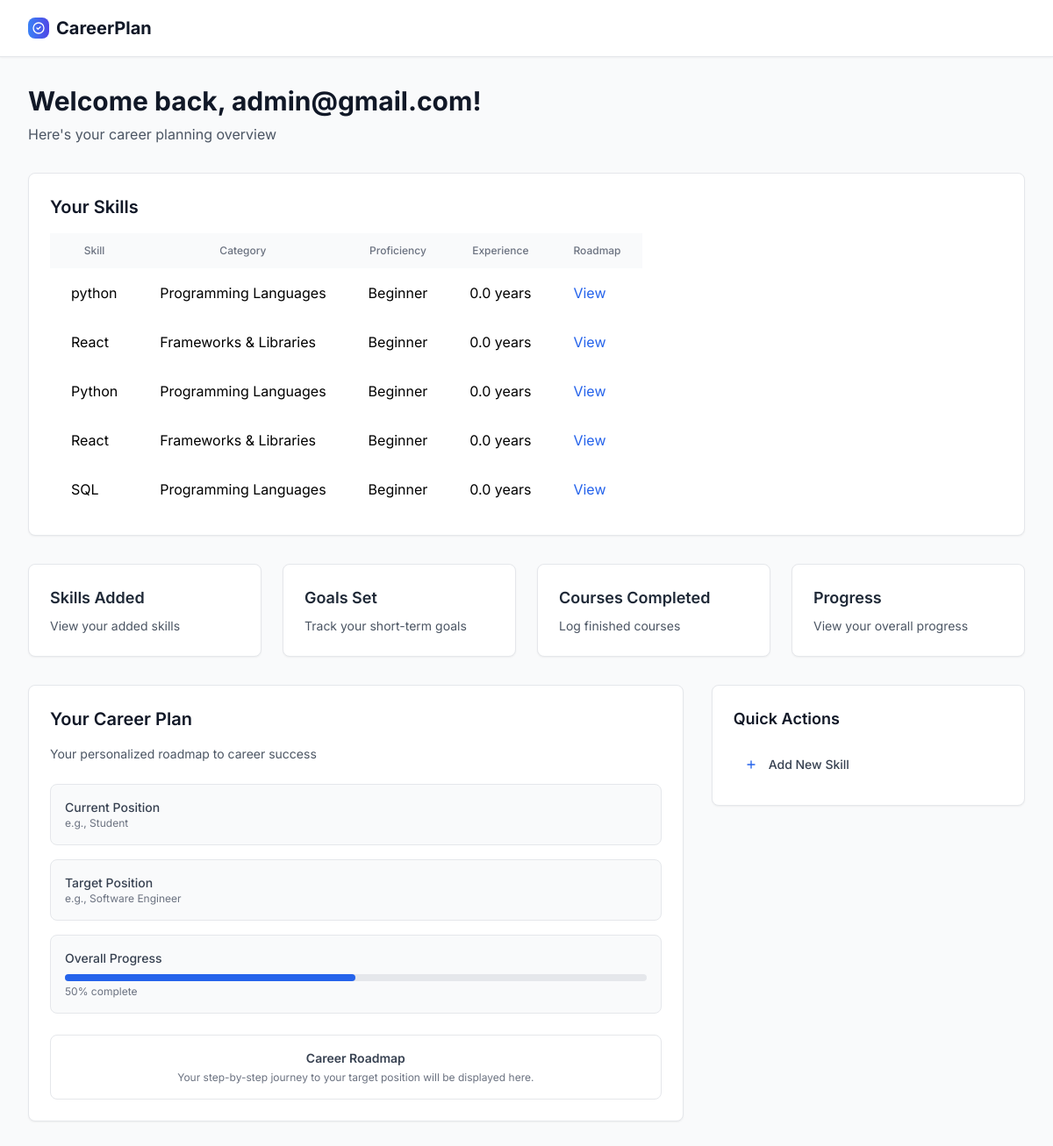
/dashboard/ (signed in), run on the app's committed database.
### career/models.py (models this page shows, shortened)
class Skill(models.Model):
    CATEGORY_CHOICES = [
        ('programming', 'Programming Languages'),
        ('frameworks', 'Frameworks & Libraries'),
        ('databases', 'Databases'),
        ('cloud', 'Cloud & DevOps'),
        ('design', 'Design & UI/UX'),
        ('soft-skills', 'Soft Skills'),
        ('project-management', 'Project Management'),
        ('data-science', 'Data Science & Analytics'),
        ('other', 'Other'),
    ]
    PROFICIENCY_LEVELS = [
        ('beginner', 'Beginner'),
        ('intermediate', 'Intermediate'),
        ('advanced', 'Advanced'),
        ('expert', 'Expert'),
        ('master', 'Master'),
    ]
    user = models.ForeignKey(User, on_delete=models.CASCADE)
    skill_name = models.CharField(max_length=100)
    category = models.CharField(max_length=50, choices=CATEGORY_CHOICES)
    proficiency = models.CharField(max_length=20, choices=PROFICIENCY_LEVELS)
    experience = models.DecimalField(max_digits=4, decimal_places=1, null=True, blank=True)
    description = models.TextField(blank=True, null=True)
    certifications = models.CharField(max_length=255, blank=True, null=True)
    currently_learning = models.BooleanField(default=False)

### career/views.py (the view)
# urls.py: path('dashboard/', views.dashboard_view, name='dashboard'),
@login_required
def dashboard_view(request):
    user = request.user
    user_skills = Skill.objects.filter(user=user)
    goals = Goal.objects.filter(user=user)
    completed_courses = Course.objects.filter(user=user)
    context = {
        'skills': user_skills,
        'goals': goals,
        'courses': completed_courses,
    }
    return render(request, 'career/dashboard.html', context)

### templates/career/dashboard.html (shortened to what this page needs)
{% load static %}
<!DOCTYPE html>
<html lang="en">
<head>
    <link href="{% static 'css/output.css' %}" rel="stylesheet">
</head>
<body class="bg-gray-50">
    <nav class="bg-white shadow-sm border-b border-gray-200">
        <div class="max-w-7xl mx-auto px-4 sm:px-6 lg:px-8">
            <div class="flex justify-between h-16">
                <div class="flex items-center">
                    <div class="flex-shrink-0 flex items-center">
                        <div class="w-6 h-6 bg-gradient-to-r from-blue-500 to-indigo-600 rounded-lg flex items-center justify-center">
                            <svg class="w-4 h-4 text-white" fill="none" stroke="currentColor" viewBox="0 0 24 24">
                                <path stroke-linecap="round" stroke-linejoin="round" stroke-width="2" d="M9 12l2 2 4-4m6 2a9 9 0 11-18 0 9 9 0 0118 0z" />
                            </svg>
                        </div>
                        <span class="ml-2 text-xl font-bold text-gray-900">CareerPlan</span>
                    </div>
                </div>
            </div>
        </div>
    </nav>
    <div class="max-w-7xl mx-auto px-4 sm:px-6 lg:px-8 py-8">
        <div class="mb-8">
            <h1 class="text-3xl font-bold text-gray-900">Welcome back, {{ user.username|default:"User" }}!</h1>
            <p class="text-gray-600 mt-2">Here's your career planning overview</p>
        </div>
        <div class="bg-white rounded-lg shadow-sm border border-gray-200 p-6 mb-8">
            <h2 class="text-xl font-semibold text-gray-900 mb-4">Your Skills</h2>
            {% if skills %}
            <div class="overflow-x-auto">
                <table class="min-w-full divide-y divide-gray-200">
                    <thead class="bg-gray-50">
                        <tr>
                            <th class="px-6 py-3 text-left text-xs font-medium text-gray-500 uppercase">Skill</th>
                            <th class="px-6 py-3 text-left text-xs font-medium text-gray-500 uppercase">Category</th>
                            <th class="px-6 py-3 text-left text-xs font-medium text-gray-500 uppercase">Proficiency</th>
                            <th class="px-6 py-3 text-left text-xs font-medium text-gray-500 uppercase">Experience</th>
                            <th class="px-6 py-3 text-left text-xs font-medium text-gray-500 uppercase">Roadmap</th>
                        </tr>
                    </thead>
                    <tbody class="bg-white divide-y divide-gray-200">
                        {% for skill in skills %}
                        <tr>
                            <td class="px-6 py-4 whitespace-nowrap">{{ skill.skill_name }}</td>
                            <td class="px-6 py-4 whitespace-nowrap">{{ skill.get_category_display }}</td>
                            <td class="px-6 py-4 whitespace-nowrap">{{ skill.get_proficiency_display }}</td>
                            <td class="px-6 py-4 whitespace-nowrap">{{ skill.experience }} years</td>
                            <td class="px-6 py-4 whitespace-nowrap">
                                <a href="{% url 'skill-roadmap' skill.skill_name %}" class="text-blue-600 hover:underline">View</a>
                            </td>
                        </tr>
                        {% endfor %}
                    </tbody>
                </table>
            </div>
            {% else %}
            <p class="text-gray-500">You haven't added any skills yet.</p>
            {% endif %}
        </div>
        <div class="grid grid-cols-1 md:grid-cols-2 lg:grid-cols-4 gap-6 mb-8">
            <a href="{% url 'skills-list' %}" class="block bg-white rounded-lg shadow-sm border border-gray-200 p-6 hover:shadow-md transition">
                <h3 class="text-lg font-semibold text-gray-800 mb-2">Skills Added</h3>
                <p class="text-sm text-gray-600">View your added skills</p>
            </a>
            <a href="{% url 'goals-list' %}" class="block bg-white rounded-lg shadow-sm border border-gray-200 p-6 hover:shadow-md transition">
                <h3 class="text-lg font-semibold text-gray-800 mb-2">Goals Set</h3>
                <p class="text-sm text-gray-600">Track your short-term goals</p>
            </a>
            <a href="{% url 'courses-completed' %}" class="block bg-white rounded-lg shadow-sm border border-gray-200 p-6 hover:shadow-md transition">
                <h3 class="text-lg font-semibold text-gray-800 mb-2">Courses Completed</h3>
                <p class="text-sm text-gray-600">Log finished courses</p>
            </a>
            <a href="{% url 'progress-tracker' %}" class="block bg-white rounded-lg shadow-sm border border-gray-200 p-6 hover:shadow-md transition">
                <h3 class="text-lg font-semibold text-gray-800 mb-2">Progress</h3>
                <p class="text-sm text-gray-600">View your overall progress</p>
            </a>
        </div>
        <div class="grid grid-cols-1 lg:grid-cols-3 gap-8">
            {% include 'career/components/career_plan.html' %}
            <div class="space-y-6">
                <div class="bg-white rounded-lg shadow-sm border border-gray-200 p-6">
                    <h3 class="text-lg font-semibold text-gray-900 mb-4">Quick Actions</h3>
                    <div class="space-y-3">
                        <a href="{% url 'skill-input' %}" class="flex items-center p-3 text-sm font-medium text-gray-700 rounded-lg hover:bg-gray-50 transition">
                            <svg class="w-4 h-4 mr-3 text-blue-600" fill="none" stroke="currentColor" viewBox="0 0 24 24">
                                <path stroke-linecap="round" stroke-linejoin="round" stroke-width="2" d="M12 6v6m0 0v6m0-6h6m-6 0H6" />
                            </svg>
                            Add New Skill
                        </a>
                    </div>
                </div>
            </div>
        </div>
    </div>
</body>
</html>

### templates/career/components/career_plan.html
<div class="bg-white rounded-lg shadow-sm border border-gray-200 p-6 col-span-2">
    <h2 class="text-xl font-semibold text-gray-900 mb-4">Your Career Plan</h2>
    <p class="text-sm text-gray-600 mb-6">Your personalized roadmap to career success</p>
    <div class="grid grid-cols-1 sm:grid-cols-2 md:grid-cols-3 gap-4 mb-6">
        <div class="bg-gray-50 p-4 rounded-lg border">
            <h3 class="text-sm font-medium text-gray-700">Current Position</h3>
            <p class="text-xs text-gray-500">e.g., Student</p>
        </div>
        <div class="bg-gray-50 p-4 rounded-lg border">
            <h3 class="text-sm font-medium text-gray-700">Target Position</h3>
            <p class="text-xs text-gray-500">e.g., Software Engineer</p>
        </div>
        <div class="bg-gray-50 p-4 rounded-lg border">
            <h3 class="text-sm font-medium text-gray-700">Overall Progress</h3>
            <div class="w-full bg-gray-200 rounded-full h-2 mt-2">
                <div class="bg-blue-600 h-2 rounded-full" style="width: 50%;"></div>
            </div>
            <p class="text-xs text-gray-500 mt-1">50% complete</p>
        </div>
    </div>
    <div class="bg-gray-100 border rounded-lg p-4 text-center">
        <h4 class="text-sm font-semibold text-gray-700 mb-1">Career Roadmap</h4>
        <p class="text-xs text-gray-500">Your step-by-step journey to your target position will be displayed here.</p>
    </div>
</div>

### templates/career/dashboard.html (style rules this page uses)
body { font-family: 'Inter', sans-serif; }

### data on the page
Skill: skill_name "python", category "Programming Languages", proficiency "Beginner", experience "0.0"
Skill: skill_name "React", category "Frameworks & Libraries", proficiency "Beginner", experience "0.0"
Skill: skill_name "Python", category "Programming Languages", proficiency "Beginner", experience "0.0"
Skill: skill_name "React", category "Frameworks & Libraries", proficiency "Beginner", experience "0.0"
Skill: skill_name "SQL", category "Programming Languages", proficiency "Beginner", experience "0.0"

### other printed values
{{ user.username|default:"User" }} "admin@gmail.com"
